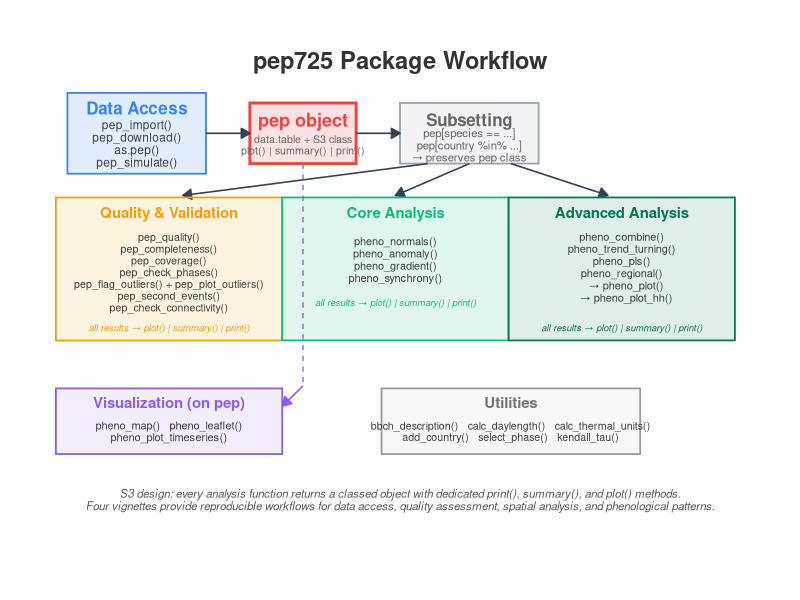

The R source for this figure:
library(ggplot2)
library(grid)

# ============================================================
# Workflow diagram v8 — updated function names + larger fonts
# - Consistent pep_/pheno_ naming convention
# - Increased font sizes for readability
# ============================================================

# --- colour palette ---
col_data    <- "#3B82F6"   # blue
col_pep     <- "#EF4444"   # red
col_sub     <- "#9CA3AF"   # gray
col_qual    <- "#F59E0B"   # amber
col_core    <- "#10B981"   # green
col_adv     <- "#047857"   # dark green
col_viz     <- "#8B5CF6"   # purple
col_arrow   <- "#374151"   # dark gray
bg          <- "white"

# --- helper: rectangle ---
rrect <- function(xmin, xmax, ymin, ymax, fill, border = "grey30",
                  lwd = 0.6) {
  annotate("rect", xmin = xmin, xmax = xmax, ymin = ymin, ymax = ymax,
           fill = fill, colour = border, linewidth = lwd)
}

# --- helper: arrow ---
arr <- function(x, y, xend, yend, colour = col_arrow, lwd = 0.55) {
  annotate("segment", x = x, y = y, xend = xend, yend = yend,
           colour = colour, linewidth = lwd,
           arrow = arrow(length = unit(2.5, "mm"), type = "closed"))
}

# --- layout ---
# Row 1 (y ~ 9): Data Access -> pep -> Subsetting
# Row 2 (y ~ 5-7.5): Quality | Core | Advanced
# Row 3 (y ~ 3): Visualization on pep + Utilities
# Footer (y ~ 1.5): S3 note

# Box half-widths
w_da  <- 1.5
w_pep <- 1.15
w_sub <- 1.5
w_an  <- 2.45
w_viz <- 2.45

# X positions (wider canvas)
x_da   <- 1.9
x_pep  <- 5.5
x_sub  <- 9.1

x_qual <- 2.6
x_core <- 7.5
x_adv  <- 12.4

x_viz  <- 2.6
x_util <- 10.0

# ---- build plot ----
p <- ggplot() +
  coord_cartesian(xlim = c(0, 15.2), ylim = c(0.5, 10.8), clip = "off") +
  theme_void() +
  theme(plot.background = element_rect(fill = bg, colour = NA),
        plot.margin = margin(10, 10, 10, 10))

# Title
p <- p +
  annotate("text", x = 7.6, y = 10.4, label = "pep725 Package Workflow",
           fontface = "bold", size = 6.0, colour = "grey20")

# ===== ROW 1: Data Access -> pep object -> Subsetting =====

# Data Access
p <- p +
  rrect(x_da - w_da, x_da + w_da, 8.15, 9.75, fill = alpha(col_data, 0.15), border = col_data) +
  annotate("text", x = x_da, y = 9.45, label = "Data Access",
           fontface = "bold", size = 4.3, colour = col_data) +
  annotate("text", x = x_da, y = 8.75,
           label = "pep_import()\npep_download()\nas.pep()\npep_simulate()",
           size = 3.0, colour = "grey25", lineheight = 0.88)

# pep object
p <- p +
  rrect(x_pep - w_pep, x_pep + w_pep, 8.35, 9.55, fill = alpha(col_pep, 0.15),
        border = col_pep, lwd = 1.0) +
  annotate("text", x = x_pep, y = 9.22, label = "pep object",
           fontface = "bold", size = 4.6, colour = col_pep) +
  annotate("text", x = x_pep, y = 8.72,
           label = "data.table + S3 class\nplot() | summary() | print()",
           size = 2.7, colour = "grey40", lineheight = 0.88)

# Subsetting
p <- p +
  rrect(x_sub - w_sub, x_sub + w_sub, 8.35, 9.55, fill = alpha(col_sub, 0.12), border = col_sub) +
  annotate("text", x = x_sub, y = 9.22, label = "Subsetting",
           fontface = "bold", size = 4.3, colour = "grey40") +
  annotate("text", x = x_sub, y = 8.72,
           label = "pep[species == ...]\npep[country %in% ...]\n\u2192 preserves pep class",
           size = 2.9, colour = "grey40", lineheight = 0.88)

# Row 1 arrows
p <- p +
  arr(x_da + w_da, 8.95, x_pep - w_pep, 8.95) +
  arr(x_pep + w_pep, 8.95, x_sub - w_sub, 8.95)

# ===== ROW 2: Three analysis groups =====

# Arrows from Subsetting down to each group
p <- p +
  arr(x_sub - 0.9, 8.35, x_qual + 0.3, 7.72) +
  arr(x_sub,       8.35, x_core,        7.72) +
  arr(x_sub + 0.9, 8.35, x_adv - 0.3,  7.72)

# Quality & Validation
p <- p +
  rrect(x_qual - w_an, x_qual + w_an, 4.85, 7.68,
        fill = alpha(col_qual, 0.12), border = col_qual) +
  annotate("text", x = x_qual, y = 7.38, label = "Quality & Validation",
           fontface = "bold", size = 3.8, colour = col_qual) +
  annotate("text", x = x_qual, y = 6.2,
           label = "pep_quality()\npep_completeness()\npep_coverage()\npep_check_phases()\npep_flag_outliers() + pep_plot_outliers()\npep_second_events()\npep_check_connectivity()",
           size = 2.7, colour = "grey25", lineheight = 0.92) +
  annotate("text", x = x_qual, y = 5.1,
           label = "all results \u2192 plot() | summary() | print()",
           size = 2.4, colour = col_qual, fontface = "italic")

# Core Analysis
p <- p +
  rrect(x_core - w_an, x_core + w_an, 4.85, 7.68,
        fill = alpha(col_core, 0.12), border = col_core) +
  annotate("text", x = x_core, y = 7.38, label = "Core Analysis",
           fontface = "bold", size = 3.8, colour = col_core) +
  annotate("text", x = x_core, y = 6.45,
           label = "pheno_normals()\npheno_anomaly()\npheno_gradient()\npheno_synchrony()",
           size = 2.8, colour = "grey25", lineheight = 0.92) +
  annotate("text", x = x_core, y = 5.6,
           label = "all results \u2192 plot() | summary() | print()",
           size = 2.4, colour = col_core, fontface = "italic")

# Advanced Analysis
p <- p +
  rrect(x_adv - w_an, x_adv + w_an, 4.85, 7.68,
        fill = alpha(col_adv, 0.12), border = col_adv) +
  annotate("text", x = x_adv, y = 7.38, label = "Advanced Analysis",
           fontface = "bold", size = 3.8, colour = col_adv) +
  annotate("text", x = x_adv, y = 6.3,
           label = "pheno_combine()\npheno_trend_turning()\npheno_pls()\npheno_regional()\n   \u2192 pheno_plot()\n   \u2192 pheno_plot_hh()",
           size = 2.8, colour = "grey25", lineheight = 0.92) +
  annotate("text", x = x_adv, y = 5.1,
           label = "all results \u2192 plot() | summary() | print()",
           size = 2.4, colour = col_adv, fontface = "italic")

# ===== ROW 3: Visualization on pep + Utilities =====

# Dashed arrow from pep object down to Visualization
p <- p +
  annotate("segment", x = x_pep, y = 8.35, xend = x_pep, yend = 3.95,
           colour = col_viz, linewidth = 0.45, linetype = "dashed") +
  arr(x_pep, 3.95, x_viz + w_viz, 3.55, colour = col_viz)

# Visualization on pep
p <- p +
  rrect(x_viz - w_viz, x_viz + w_viz, 2.6, 3.9,
        fill = alpha(col_viz, 0.10), border = col_viz) +
  annotate("text", x = x_viz, y = 3.62, label = "Visualization (on pep)",
           fontface = "bold", size = 3.8, colour = col_viz) +
  annotate("text", x = x_viz, y = 3.05,
           label = "pheno_map()   pheno_leaflet()\npheno_plot_timeseries()",
           size = 2.8, colour = "grey25", lineheight = 0.88)

# Utilities
p <- p +
  rrect(x_util - 2.8, x_util + 2.8, 2.6, 3.9,
        fill = alpha("grey80", 0.12), border = "grey60") +
  annotate("text", x = x_util, y = 3.62, label = "Utilities",
           fontface = "bold", size = 3.8, colour = "grey45") +
  annotate("text", x = x_util, y = 3.05,
           label = "bbch_description()   calc_daylength()   calc_thermal_units()\nadd_country()   select_phase()   kendall_tau()",
           size = 2.7, colour = "grey25", lineheight = 0.88)

# ===== FOOTER =====
p <- p +
  annotate("text", x = 7.6, y = 1.7,
           label = "S3 design: every analysis function returns a classed object with dedicated print(), summary(), and plot() methods.\nFour vignettes provide reproducible workflows for data access, quality assessment, spatial analysis, and phenological patterns.",
           size = 2.9, colour = "grey35", fontface = "italic", lineheight = 0.9)

ggsave("paper/figures/workflow_diagram.png", p, width = 11.5, height = 8,
       dpi = 300, bg = "white")
cat("Done: workflow_diagram.png saved\n")
